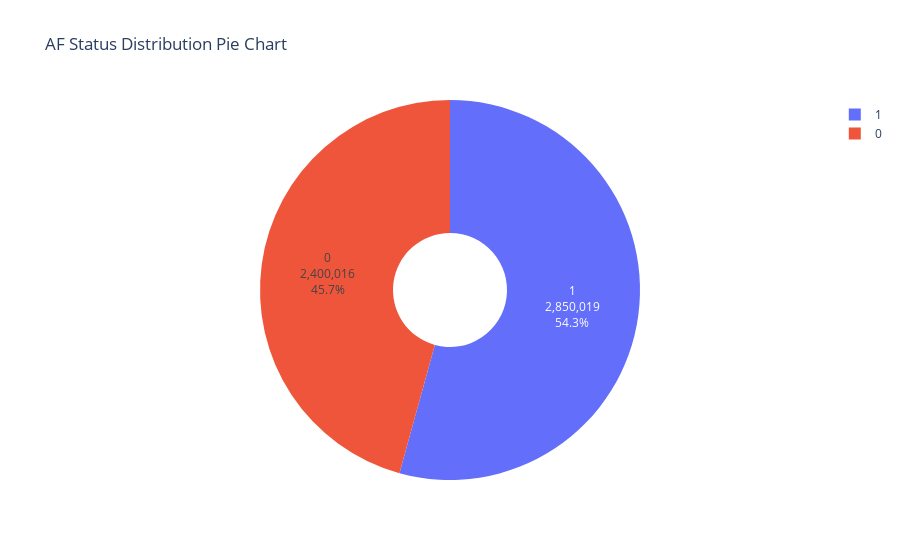

The code cell stored with this chart in its notebook:
### Code cell
# Pie chart (for percentage)
status = status_count.sort_index()
status_index = status.index
fig = px.pie(names=status_index, values=status, hole=0.3,
             labels={'names':'status'}, title='AF Status Distribution Pie Chart')
fig.update_traces(textposition='inside', textinfo='percent+label+value')
fig.show()

### Figure 1 — Plotly figure (JSON) as saved in the notebook; plotly's stock layout.template omitted (floating-point values rounded to 4 significant figures)
{"data": [{"domain": {"x": [0, 1], "y": [0, 1]}, "hole": 0.3, "hovertemplate": "status=%{label}<br>value=%{value}<extra></extra>", "labels": [0, 1], "legendgroup": "", "name": "", "showlegend": true, "textinfo": "percent+label+value", "textposition": "inside", "type": "pie", "values": [2400016, 2850019]}], "layout": {"legend": {"tracegroupgap": 0}, "title": {"text": "AF Status Distribution Pie Chart"}}}
